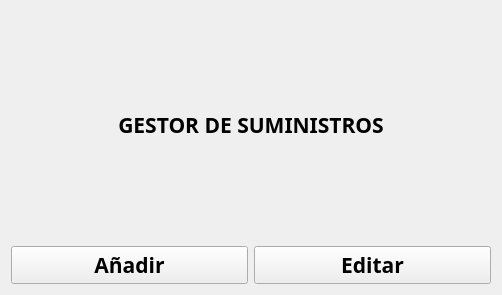
<?xml version="1.0" encoding="UTF-8"?>
<ui version="4.0">
 <class>segunda_vista</class>
 <widget class="QWidget" name="segunda_vista">
  <property name="geometry">
   <rect>
    <x>0</x>
    <y>0</y>
    <width>502</width>
    <height>295</height>
   </rect>
  </property>
  <property name="windowTitle">
   <string>Form</string>
  </property>
  <layout class="QGridLayout" name="gridLayout">
   <item row="0" column="0">
    <layout class="QVBoxLayout" name="verticalLayout">
     <item>
      <widget class="QLabel" name="label">
       <property name="font">
        <font>
         <family>Berlin Sans FB Demi</family>
         <pointsize>16</pointsize>
         <weight>75</weight>
         <bold>true</bold>
        </font>
       </property>
       <property name="text">
        <string>&lt;html&gt;&lt;head/&gt;&lt;body&gt;&lt;p align=&quot;center&quot;&gt;GESTOR DE SUMINISTROS&lt;/p&gt;&lt;/body&gt;&lt;/html&gt;</string>
       </property>
      </widget>
     </item>
     <item>
      <layout class="QHBoxLayout" name="horizontalLayout">
       <item>
        <widget class="QPushButton" name="pushButton">
         <property name="font">
          <font>
           <family>Berlin Sans FB Demi</family>
           <pointsize>16</pointsize>
           <weight>75</weight>
           <bold>true</bold>
          </font>
         </property>
         <property name="cursor">
          <cursorShape>PointingHandCursor</cursorShape>
         </property>
         <property name="text">
          <string>Añadir</string>
         </property>
         <property name="icon">
          <iconset resource="Icons.qrc">
           <normaloff>:/3440904_add_icon.png</normaloff>:/3440904_add_icon.png</iconset>
         </property>
         <property name="iconSize">
          <size>
           <width>75</width>
           <height>75</height>
          </size>
         </property>
        </widget>
       </item>
       <item>
        <widget class="QPushButton" name="pushButton_2">
         <property name="font">
          <font>
           <family>Berlin Sans FB Demi</family>
           <pointsize>16</pointsize>
           <weight>75</weight>
           <bold>true</bold>
          </font>
         </property>
         <property name="cursor">
          <cursorShape>PointingHandCursor</cursorShape>
         </property>
         <property name="text">
          <string>Editar</string>
         </property>
         <property name="icon">
          <iconset resource="Icons.qrc">
           <normaloff>:/314724_document_edit_icon.png</normaloff>:/314724_document_edit_icon.png</iconset>
         </property>
         <property name="iconSize">
          <size>
           <width>75</width>
           <height>75</height>
          </size>
         </property>
        </widget>
       </item>
      </layout>
     </item>
    </layout>
   </item>
  </layout>
 </widget>
 <resources>
  <include location="Icons.qrc"/>
 </resources>
 <connections/>
</ui>
